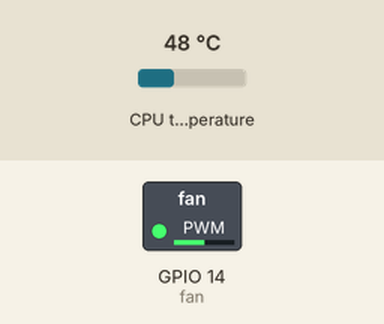
Bench run of a program on a simulated Raspberry Pi (BCM pin numbers). On the bench: switched loads named in the program (green lamp = pin HIGH). The test bench sets the inputs (shaded band); at power-on: CPU temperature 48 °C.

Above: at 1.2 s.
1.3 s: CPU temperature set to 42 °C
7.3 s: CPU temperature set to 39 °C
At 10.7 s:
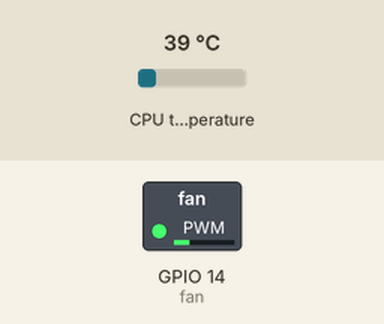
13.3 s: CPU temperature set to 58 °C
At 16.3 s:
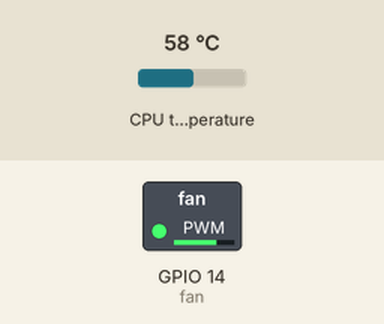
19.3 s: CPU temperature set to 71 °C
At 20.7 s:
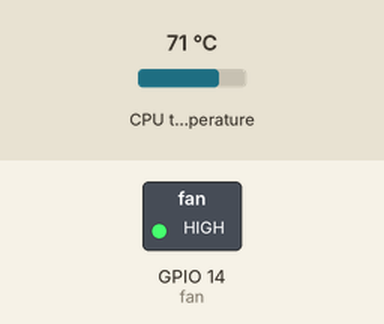
25.3 s: CPU temperature set to 44 °C
At 30.6 s:
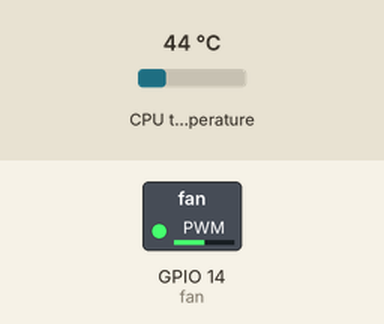
31.6 s: CPU temperature set to 49 °C
37.6 s: CPU temperature set to 52 °C
At 40.5 s:
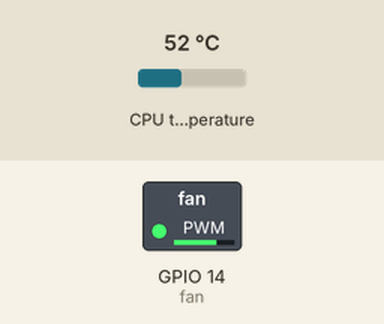
Timing chart, 0 to 42.0 s (numbered marks = the images above; inputs shaded):
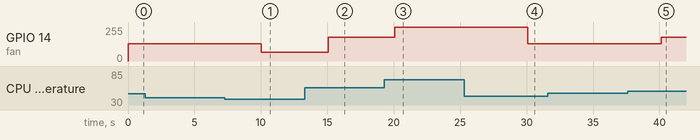

Measured:
- the behaviour switches between 41 and 40 °C on CPU temperature (found by bisection; images 0 and 1)
- the behaviour switches between 50 and 51 °C on CPU temperature (found by bisection; images 4 and 5)
- after the input at 1.3 s, every drawn part: stays the same
- after the input at 7.3 s, GPIO 14 (fan): 128/255 → 64/255 after 2.7 s
- after the input at 13.3 s, GPIO 14 (fan): 64/255 → 179/255 after 1.8 s
- after the input at 19.3 s, GPIO 14 (fan): 179/255 → 255/255 after 0.78 s
- after the input at 25.3 s, GPIO 14 (fan): 255/255 → 128/255 after 4.8 s
- after the input at 31.6 s, every drawn part: stays the same
- after the input at 37.6 s, GPIO 14 (fan): 128/255 → 179/255 after 2.5 s

The program:

Stepped_Controller.py
```python
import RPi.GPIO as IO          # Calling GPIO to allow use of the GPIO pins
import time                    # Calling time to allow delays to be used
import subprocess              # Calling subprocess to get the CPU temperature

IO.setwarnings(False)          # Do not show any GPIO warnings
IO.setmode (IO.BCM)            # BCM pin numbers - PIN8 as ‘GPIO14’
IO.setup(14,IO.OUT)            # Initialize GPIO14 as our fan output pin
fan = IO.PWM(14,100)           # Set GPIO14 as a PWM output, with 100Hz frequency (this should match your fans specified PWM frequency)
fan.start(0)                   # Generate a PWM signal with a 0% duty cycle (fan off)

def get_temp():                              # Function to read in the CPU temperature and return it as a float in degrees celcius
    output = subprocess.run(['vcgencmd', 'measure_temp'], capture_output=True)
    temp_str = output.stdout.decode()
    try:
        return float(temp_str.split('=')[1].split('\'')[0])
    except (IndexError, ValueError):
        raise RuntimeError('Could not get temperature')

while 1:                                     # Execute loop forever
    temp = get_temp()                        # Get the current CPU temperature
    if temp > 70:                            # Check temperature threshhold, in degrees celcius
        fan.ChangeDutyCycle(100)             # Set fan duty based on temperature, 100 is max speed and 0 is min speed or off.
    elif temp > 60:
        fan.ChangeDutyCycle(85)
    elif temp > 50:
        fan.ChangeDutyCycle(70)
    elif temp > 40:
        fan.ChangeDutyCycle(50)
    elif temp > 32:
        fan.ChangeDutyCycle(25)
    elif temp > 25:
        fan.ChangeDutyCycle(15)
    else:
        fan.ChangeDutyCycle(0)
    time.sleep(5)                            # Sleep for 5 seconds

print(f"[INFO] CPU Temp: {cpu_temp}°C → Fan PWM: {fan_speed}%")
```
